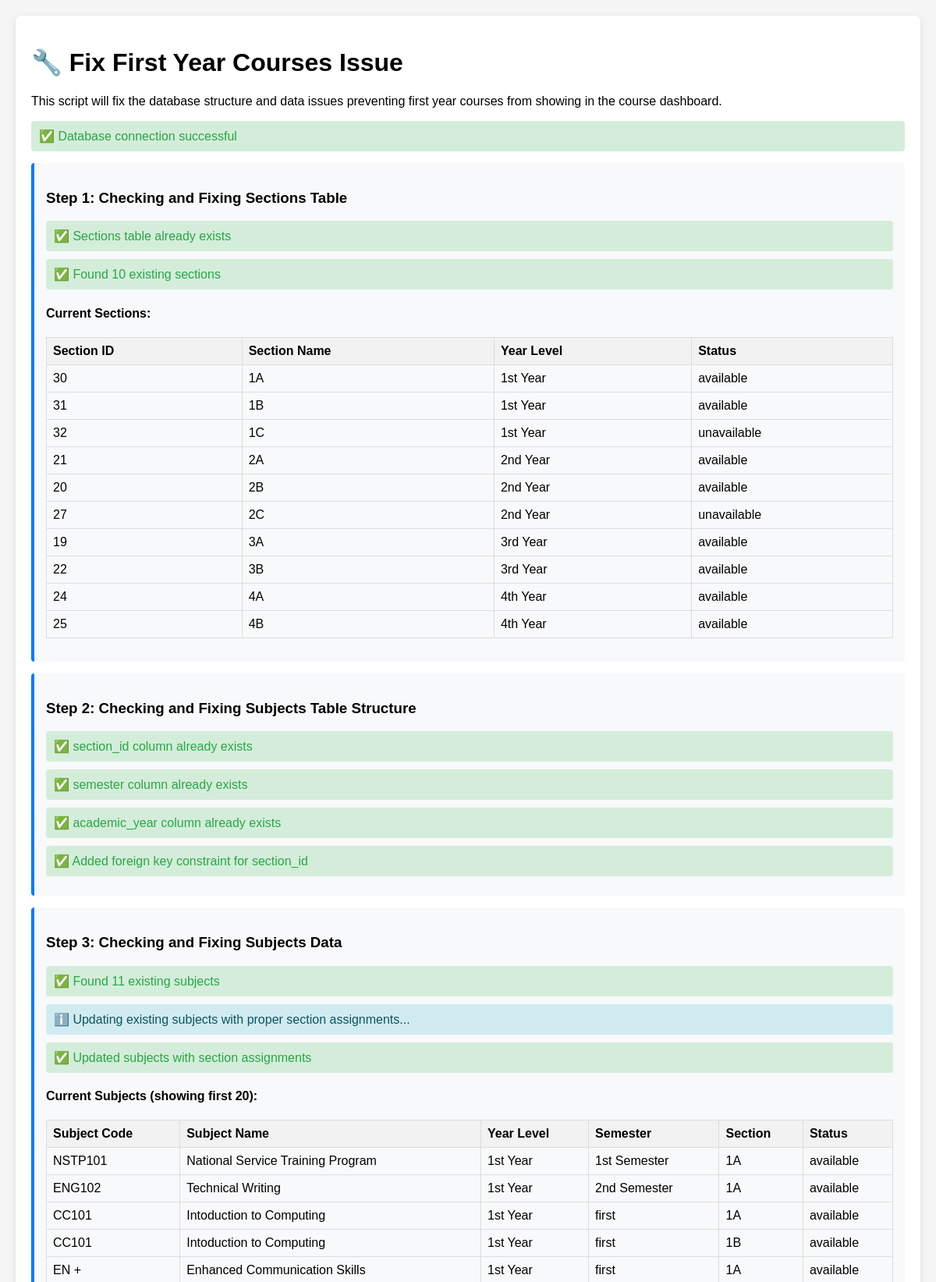
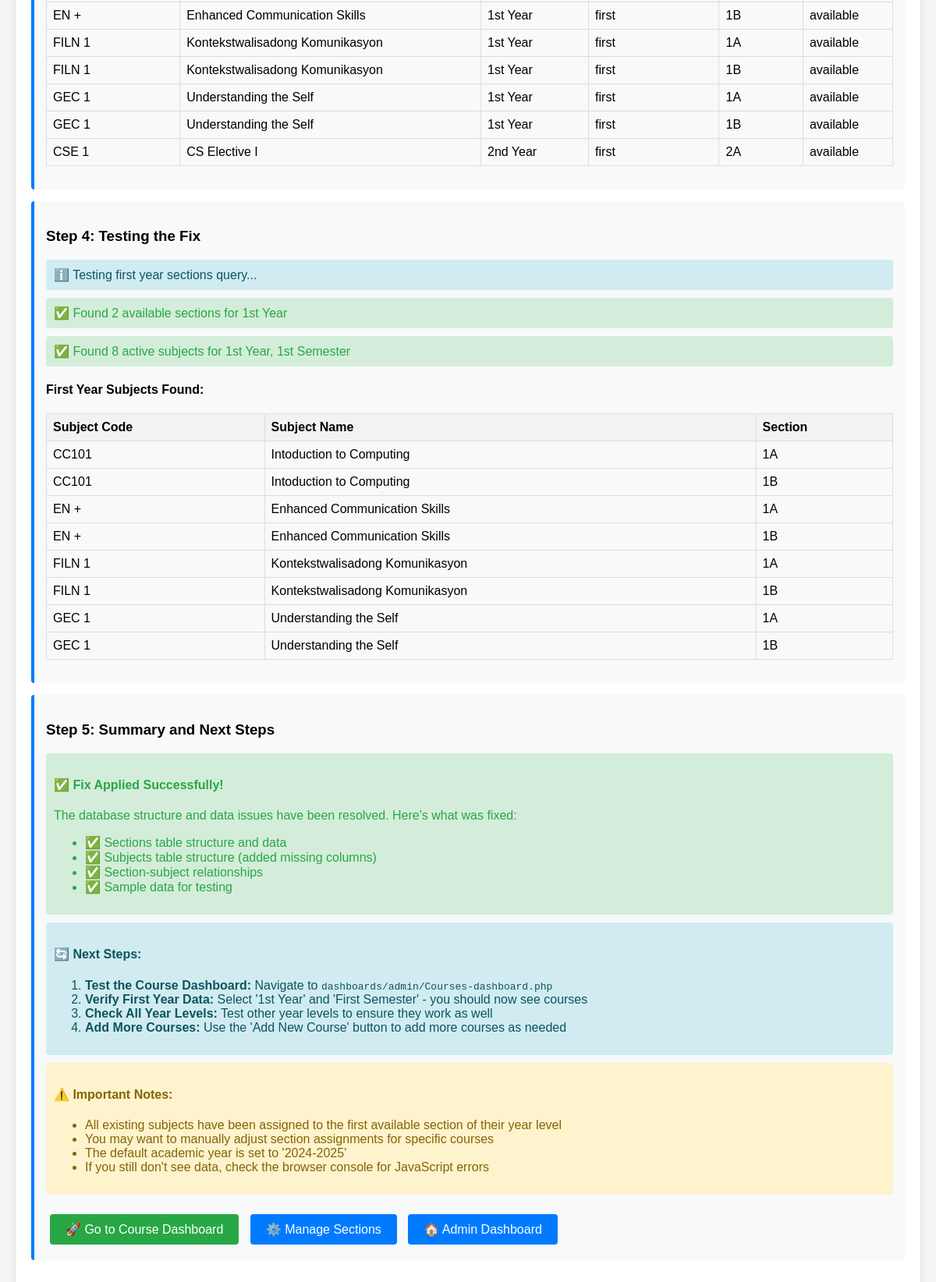
The page /fix_first_year_courses.php (signed in) on the database its author committed (2 pictures, top to bottom).
### tables this page shows
CREATE TABLE `sections` (
  `section_id` int NOT NULL AUTO_INCREMENT,
  `section_name` varchar(100) NOT NULL,
  `year_level` varchar(20) NOT NULL,
  `status` enum('available','unavailable') NOT NULL DEFAULT 'available',
  `created_at` timestamp NOT NULL DEFAULT CURRENT_TIMESTAMP,
  `updated_at` timestamp NOT NULL DEFAULT CURRENT_TIMESTAMP ON UPDATE CURRENT_TIMESTAMP,
  PRIMARY KEY (`section_id`),
  UNIQUE KEY `section_year` (`section_name`,`year_level`)
);

CREATE TABLE `subjects` (
  `subject_id` int NOT NULL AUTO_INCREMENT,
  `subject_name` varchar(255) NOT NULL,
  `subject_code` varchar(50) NOT NULL,
  `units` int NOT NULL DEFAULT '3',
  `year_level` varchar(20) NOT NULL,
  `section_id` int DEFAULT NULL,
  `semester` varchar(20) DEFAULT 'first',
  `academic_year` varchar(20) DEFAULT '2024-2025',
  `status` enum('available','unavailable') NOT NULL DEFAULT 'available',
  `created_at` timestamp NOT NULL DEFAULT CURRENT_TIMESTAMP,
  `updated_at` timestamp NOT NULL DEFAULT CURRENT_TIMESTAMP ON UPDATE CURRENT_TIMESTAMP,
  `instructor_id` varchar(20) DEFAULT NULL,
  PRIMARY KEY (`subject_id`),
  KEY `subject_code` (`subject_code`),
  KEY `idx_subjects_semester` (`semester`),
  KEY `idx_subjects_year_semester` (`year_level`,`semester`),
  KEY `idx_year_level` (`year_level`),
  KEY `idx_semester` (`semester`),
  KEY `idx_academic_year` (`academic_year`),
  KEY `idx_status` (`status`),
  KEY `idx_subjects_section_id` (`section_id`),
  CONSTRAINT `fk_subjects_section` FOREIGN KEY (`section_id`) REFERENCES `sections` (`section_id`) ON DELETE SET NULL
);

### fix_first_year_courses.php (the view, shortened to what the rows shown need)
<?php
require_once 'config/database.php';
echo "<!DOCTYPE html>
<html lang='en'>
<head>
    <meta charset='UTF-8'>
    <meta name='viewport' content='width=device-width, initial-scale=1.0'>
    <title>Fix First Year Courses Issue</title>
    <style>
        body { font-family: Arial, sans-serif; margin: 20px; background: #f5f5f5; }
        .container { max-width: 1200px; margin: 0 auto; background: white; padding: 20px; border-radius: 8px; box-shadow: 0 2px 10px rgba(0,0,0,0.1); }
        .success { color: #28a745; background: #d4edda; padding: 10px; border-radius: 4px; margin: 10px 0; }
        .error { color: #dc3545; background: #f8d7da; padding: 10px; border-radius: 4px; margin: 10px 0; }
        .warning { color: #856404; background: #fff3cd; padding: 10px; border-radius: 4px; margin: 10px 0; }
        .info { color: #0c5460; background: #d1ecf1; padding: 10px; border-radius: 4px; margin: 10px 0; }
        .step { background: #f8f9fa; padding: 15px; border-radius: 4px; margin: 15px 0; border-left: 4px solid #007bff; }
        .code { background: #f8f9fa; padding: 10px; border-radius: 4px; font-family: monospace; margin: 10px 0; }
        table { width: 100%; border-collapse: collapse; margin: 15px 0; }
        th, td { border: 1px solid #ddd; padding: 8px; text-align: left; }
        th { background: #f2f2f2; }
        .btn { background: #007bff; color: white; padding: 10px 20px; border: none; border-radius: 4px; cursor: pointer; text-decoration: none; display: inline-block; margin: 5px; }
        .btn:hover { background: #0056b3; }
        .btn-success { background: #28a745; }
        .btn-success:hover { background: #1e7e34; }
    </style>
</head>
<body>
    <div class='container'>
        <h1>🔧 Fix First Year Courses Issue</h1>
        <p>This script will fix the database structure and data issues preventing first year courses from showing in the course dashboard.</p>";
try {
    $database = new Database();
    echo "<div class='step'>
        <h3>Step 1: Checking and Fixing Sections Table</h3>";
    $database->query("SHOW TABLES LIKE 'sections'");
    $database->execute();
    $database->query("SELECT COUNT(*) as count FROM sections");
    $database->execute();
    $database->query("SELECT * FROM sections ORDER BY year_level, section_name");
    $database->execute();
    $sections = $database->resultset();
    echo "<h4>Current Sections:</h4>
    <table>
        <tr><th>Section ID</th><th>Section Name</th><th>Year Level</th><th>Status</th></tr>";
    foreach ($sections as $section) {
        echo "<tr>
            <td>{$section['section_id']}</td>
            <td>{$section['section_name']}</td>
            <td>{$section['year_level']}</td>
            <td>{$section['status']}</td>
        </tr>";
    }
    echo "</table></div>";
    $database->query("DESCRIBE subjects");
    $database->execute();
    try {
        $database->query("ALTER TABLE subjects ADD CONSTRAINT fk_subjects_section
                        FOREIGN KEY (section_id) REFERENCES sections(section_id) ON DELETE SET NULL");
        $database->execute();
    } catch (Exception $e) {
        echo "<div class='info'>ℹ️ Foreign key constraint already exists or couldn't be added</div>";
    }
    echo "<div class='step'>
        <h3>Step 3: Checking and Fixing Subjects Data</h3>";
    $database->query("SELECT COUNT(*) as count FROM subjects");
    $database->execute();
    $database->query("SELECT year_level, MIN(section_id) as first_section FROM sections WHERE status = 'available' GROUP BY year_level");
    $database->execute();
    $firstSections = $database->resultset();
    $sectionMap = [];
    foreach ($firstSections as $fs) {
        $sectionMap[$fs['year_level']] = $fs['first_section'];
    }
    foreach ($sectionMap as $yearLevel => $sectionId) {
        $database->query("UPDATE subjects SET section_id = :section_id WHERE year_level = :year_level AND section_id IS NULL");
        $database->bind(':section_id', $sectionId);
        $database->bind(':year_level', $yearLevel);
        $database->execute();
    }
    $database->query("SELECT s.*, sec.section_name
                     FROM subjects s
                     LEFT JOIN sections sec ON s.section_id = sec.section_id
                     ORDER BY s.year_level, s.semester, s.subject_code
                     LIMIT 20");
    $database->execute();
    $subjects = $database->resultset();
    echo "<h4>Current Subjects (showing first 20):</h4>
    <table>
        <tr><th>Subject Code</th><th>Subject Name</th><th>Year Level</th><th>Semester</th><th>Section</th><th>Status</th></tr>";
    foreach ($subjects as $subject) {
        $sectionName = $subject['section_name'] ?? 'N/A';
        echo "<tr>
            <td>{$subject['subject_code']}</td>
            <td>{$subject['subject_name']}</td>
            <td>{$subject['year_level']}</td>
            <td>{$subject['semester']}</td>
            <td>{$sectionName}</td>
            <td>{$subject['status']}</td>
        </tr>";
    }
    echo "</table></div>";
    echo "<div class='step'>
        <h3>Step 4: Testing the Fix</h3>";
    $database->query("SELECT COUNT(*) as count FROM sections WHERE year_level = '1st Year' AND status = 'available'");
    $database->execute();
    $firstYearSections = $database->single();
    if ($firstYearSections['count'] > 0) {
        $database->query("SELECT s.*, sec.section_name
                         FROM subjects s
                         LEFT JOIN sections sec ON s.section_id = sec.section_id
                         WHERE s.year_level = '1st Year' AND s.semester = 'first' AND s.status = 'available'");
        $database->execute();
        $firstYearSubjects = $database->resultset();
        if (count($firstYearSubjects) > 0) {
            echo "<h4>First Year Subjects Found:</h4>
            <table>
                <tr><th>Subject Code</th><th>Subject Name</th><th>Section</th></tr>";
            foreach ($firstYearSubjects as $subject) {
                $sectionName = $subject['section_name'] ?? 'N/A';
                echo "<tr>
                    <td>{$subject['subject_code']}</td>
                    <td>{$subject['subject_name']}</td>
                    <td>{$sectionName}</td>
                </tr>";
            }
            echo "</table>";
        }
    }
    echo "</div>";
} catch (Exception $e) {
    echo "<div class='error'>
        <h3>❌ Error Occurred</h3>
        <p><strong>Error:</strong> " . htmlspecialchars($e->getMessage()) . "</p>
        <p><strong>File:</strong> " . htmlspecialchars($e->getFile()) . "</p>
        <p><strong>Line:</strong> " . htmlspecialchars($e->getLine()) . "</p>
    </div>";
    echo "<div class='step'>
        <h3>🔧 Manual Fix Required</h3>
        <p>Due to the error, you may need to manually fix the database. Here are the SQL commands:</p>
        <div class='code'>
-- Create sections table if it doesn't exist
CREATE TABLE IF NOT EXISTS sections (
    section_id INT AUTO_INCREMENT PRIMARY KEY,
    section_name VARCHAR(100) NOT NULL,
    year_level VARCHAR(20) NOT NULL,
    status ENUM('available', 'unavailable') NOT NULL DEFAULT 'available',
    created_at TIMESTAMP DEFAULT CURRENT_TIMESTAMP,
    updated_at TIMESTAMP DEFAULT CURRENT_TIMESTAMP ON UPDATE CURRENT_TIMESTAMP,
    UNIQUE KEY unique_section_year (section_name, year_level)
);
-- Add missing columns to subjects table
ALTER TABLE subjects
ADD COLUMN IF NOT EXISTS section_id INT NULL AFTER year_level,
ADD COLUMN IF NOT EXISTS semester VARCHAR(20) DEFAULT 'first' AFTER year_level,
ADD COLUMN IF NOT EXISTS academic_year VARCHAR(20) DEFAULT '2024-2025' AFTER semester;
-- Insert default sections
INSERT INTO sections (section_name, year_level, status) VALUES
('A', '1st Year', 'available'),
('B', '1st Year', 'available'),
('C', '1st Year', 'available'),
('A', '2nd Year', 'available'),
('B', '2nd Year', 'available')
ON DUPLICATE KEY UPDATE status = VALUES(status);
        </div>
    </div>";
}
echo "</div></body></html>";
?>

### rows shown on the page
sections: section_id "30", section_name "1A", year_level "1st Year", status "available"
sections: section_id "31", section_name "1B", year_level "1st Year", status "available"
sections: section_id "32", section_name "1C", year_level "1st Year", status "unavailable"
sections: section_id "21", section_name "2A", year_level "2nd Year", status "available"
sections: section_id "20", section_name "2B", year_level "2nd Year", status "available"
sections: section_id "27", section_name "2C", year_level "2nd Year", status "unavailable"
sections: section_id "19", section_name "3A", year_level "3rd Year", status "available"
sections: section_id "22", section_name "3B", year_level "3rd Year", status "available"
sections: section_id "24", section_name "4A", year_level "4th Year", status "available"
sections: section_id "25", section_name "4B", year_level "4th Year", status "available"
subjects: subject_code "NSTP101", subject_name "National Service Training Program", year_level "1st Year", semester "1st Semester", section.section_name "1A", status "available"
subjects: subject_code "ENG102", subject_name "Technical Writing", year_level "1st Year", semester "2nd Semester", section.section_name "1A", status "available"
subjects: subject_code "CC101", subject_name "Intoduction to Computing", year_level "1st Year", semester "first", section.section_name "1A", status "available"
subjects: subject_code "CC101", subject_name "Intoduction to Computing", year_level "1st Year", semester "first", section.section_name "1B", status "available"
subjects: subject_code "EN +", subject_name "Enhanced Communication Skills", year_level "1st Year", semester "first", section.section_name "1A", status "available"
subjects: subject_code "EN +", subject_name "Enhanced Communication Skills", year_level "1st Year", semester "first", section.section_name "1B", status "available"
subjects: subject_code "FILN 1", subject_name "Kontekstwalisadong Komunikasyon", year_level "1st Year", semester "first", section.section_name "1A", status "available"
subjects: subject_code "FILN 1", subject_name "Kontekstwalisadong Komunikasyon", year_level "1st Year", semester "first", section.section_name "1B", status "available"
subjects: subject_code "GEC 1", subject_name "Understanding the Self", year_level "1st Year", semester "first", section.section_name "1A", status "available"
subjects: subject_code "GEC 1", subject_name "Understanding the Self", year_level "1st Year", semester "first", section.section_name "1B", status "available"
subjects: subject_code "CSE 1", subject_name "CS Elective I", year_level "2nd Year", semester "first", section.section_name "2A", status "available"

### other values the page prints
$sectionsCount['count'] "10"
$subjectsCount['count'] "11"
$firstYearSections['count'] "2"
count($firstYearSubjects) "8"
